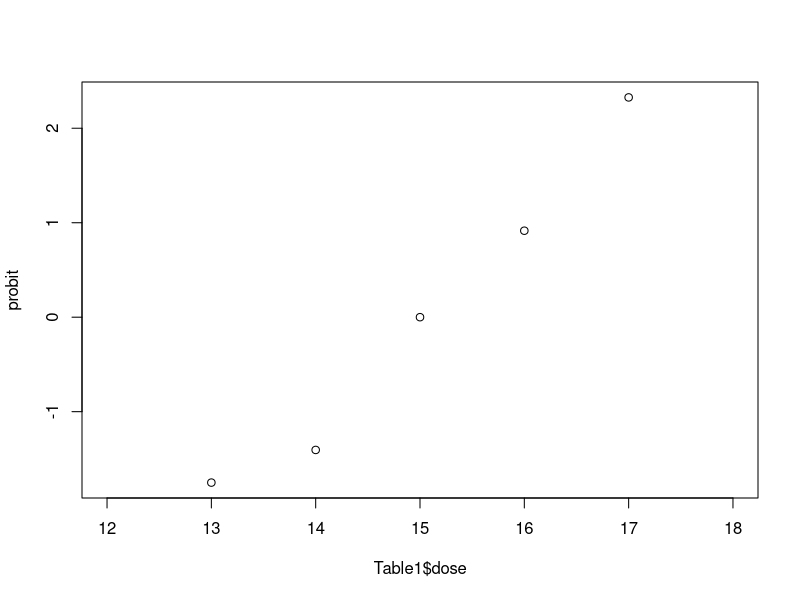
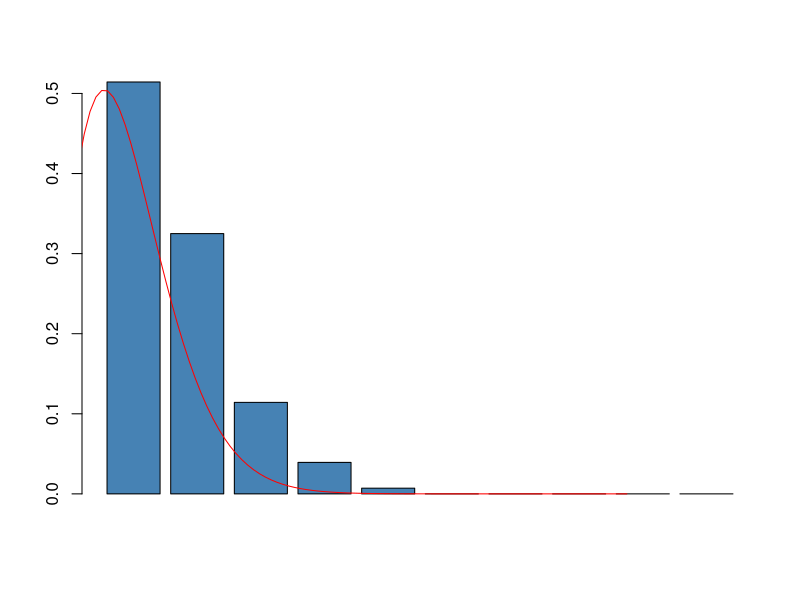

These figures' R source, in order:
## ---- chunk 1
# probit.R
Table1 = read.table('probit.txt', head=T)
print(Table1)
dead = Table1[,3]
prob = dead/100
print(prob)
probit = qnorm(prob)

plot(Table1$dose, probit)
## ---- chunk 2
#Input
prusHorse = read.csv("prussian_kick.csv", head=T)

#table, freqTable and freqDensTable
death = prusHorse[,3]
freqTable = as.vector(as.matrix(table(death)))
freqTable = append(freqTable, numeric(5))
print(freqTable)
freqDensTable = freqTable/sum(freqTable)
barplot(freqDensTable, col='steelblue')

#fit
library(MASS)
fitdistr(death, "poisson")

#plotting the curve
curve(exp(-0.7)*(0.7)^x/factorial(x), from=-1, to=10, add=T, col='red')


# printing the table -><-
v = c(freqDensTable[1], dpois(0, 0.70), abs(freqDensTable[1] - dpois(0,0.70)))
for (i in 1:4){
    v <- append(v, c(freqDensTable[i+1], dpois(i, 0.70), abs(freqDensTable[i] - dpois(i,0.70))))
}
data = matrix(v,ncol=3, byrow=TRUE)
colnames(data) = c('Measured', 'Estimated', 'Absolute Error')
table = as.table(data)
print('')
print(table)


